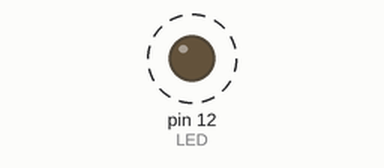
Recording of a sketch running on a simulated Arduino Uno, built with avr-gcc and run on an emulated ATmega328P. Parts: output pins drawn as LEDs (lit = HIGH). Dashed ring = blinking. What the sketch prints to the serial monitor is not drawn.

Above: at 0.2 s.
Timing chart, 0 to 3.0 s (numbered marks = the images above):
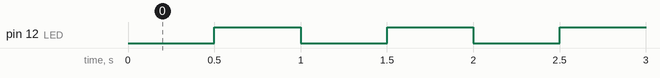

The sketch:

ex2_led12.ino
```cpp
// millis lab, Exercise 2: LED on pin 12, toggled every 500 ms with millis(), message on each change
const int LED = 12;
const unsigned long INTERVAL = 500;      // Q2-3 used 1000 with delay(), then millis(); Q4 asks 500
unsigned long previous = 0;
bool ledOn = false;
void setup() { pinMode(LED, OUTPUT); Serial.begin(9600); }
void loop() {
  unsigned long now = millis();
  if (now - previous >= INTERVAL) {
    previous = now;
    ledOn = !ledOn;
    digitalWrite(LED, ledOn);
    Serial.println(ledOn ? "LED ON" : "LED OFF");   // Q5
  }
}
```

Measured:
- by itself, pin 12 (LED): alternates HIGH for 0.50 s and LOW for 0.50 s
